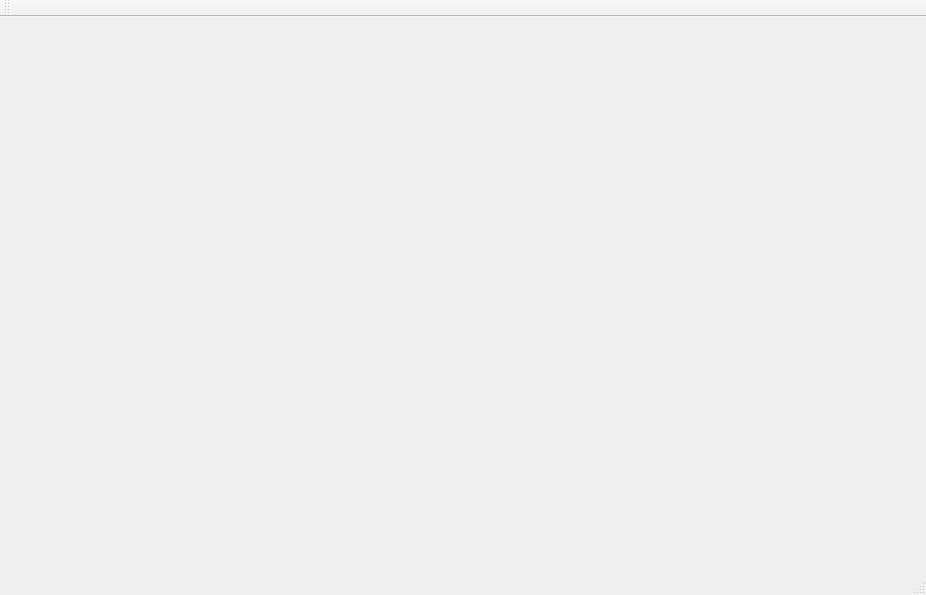
<?xml version="1.0" encoding="UTF-8"?>
<ui version="4.0">
 <class>MainWindow</class>
 <widget class="QMainWindow" name="MainWindow">
  <property name="geometry">
   <rect>
    <x>0</x>
    <y>0</y>
    <width>926</width>
    <height>595</height>
   </rect>
  </property>
  <property name="windowTitle">
   <string>Vigor System</string>
  </property>
  <property name="windowIcon">
   <iconset>
    <normaloff>:/gui/resources/gui/resource/img/vigor-300x291.png</normaloff>:/gui/resources/gui/resource/img/vigor-300x291.png</iconset>
  </property>
  <property name="styleSheet">
   <string notr="true"/>
  </property>
  <property name="iconSize">
   <size>
    <width>80</width>
    <height>45</height>
   </size>
  </property>
  <widget class="QWidget" name="centralWidget">
   <layout class="QGridLayout" name="gridLayout_2">
    <item row="0" column="0">
     <layout class="QGridLayout" name="ViewLayout"/>
    </item>
   </layout>
  </widget>
  <widget class="QMenuBar" name="menuBar">
   <property name="geometry">
    <rect>
     <x>0</x>
     <y>0</y>
     <width>926</width>
     <height>25</height>
    </rect>
   </property>
  </widget>
  <widget class="QToolBar" name="mainToolBar">
   <attribute name="toolBarArea">
    <enum>TopToolBarArea</enum>
   </attribute>
   <attribute name="toolBarBreak">
    <bool>false</bool>
   </attribute>
  </widget>
  <widget class="QStatusBar" name="statusBar"/>
 </widget>
 <layoutdefault spacing="6" margin="11"/>
 <resources/>
 <connections/>
 <slots>
  <slot>milos()</slot>
 </slots>
</ui>
